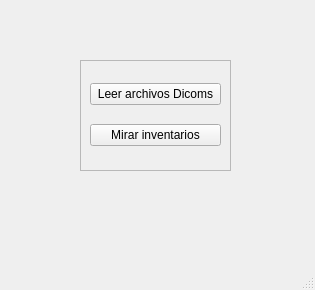
<?xml version="1.0" encoding="UTF-8"?>
<ui version="4.0">
 <class>MainWindow</class>
 <widget class="QMainWindow" name="MainWindow">
  <property name="geometry">
   <rect>
    <x>0</x>
    <y>0</y>
    <width>315</width>
    <height>290</height>
   </rect>
  </property>
  <property name="windowTitle">
   <string>MainWindow</string>
  </property>
  <widget class="QWidget" name="centralwidget">
   <widget class="QFrame" name="frame">
    <property name="geometry">
     <rect>
      <x>80</x>
      <y>60</y>
      <width>151</width>
      <height>111</height>
     </rect>
    </property>
    <property name="frameShape">
     <enum>QFrame::StyledPanel</enum>
    </property>
    <property name="frameShadow">
     <enum>QFrame::Raised</enum>
    </property>
    <layout class="QGridLayout" name="gridLayout">
     <item row="0" column="0">
      <widget class="QPushButton" name="leer_archivo_dcm">
       <property name="text">
        <string>Leer archivos Dicoms</string>
       </property>
       <property name="iconSize">
        <size>
         <width>18</width>
         <height>19</height>
        </size>
       </property>
      </widget>
     </item>
     <item row="1" column="0">
      <widget class="QPushButton" name="mirar_inventarios">
       <property name="text">
        <string>Mirar inventarios</string>
       </property>
      </widget>
     </item>
    </layout>
   </widget>
  </widget>
  <widget class="QMenuBar" name="menubar">
   <property name="geometry">
    <rect>
     <x>0</x>
     <y>0</y>
     <width>315</width>
     <height>21</height>
    </rect>
   </property>
  </widget>
  <widget class="QStatusBar" name="statusbar"/>
 </widget>
 <resources/>
 <connections/>
</ui>
